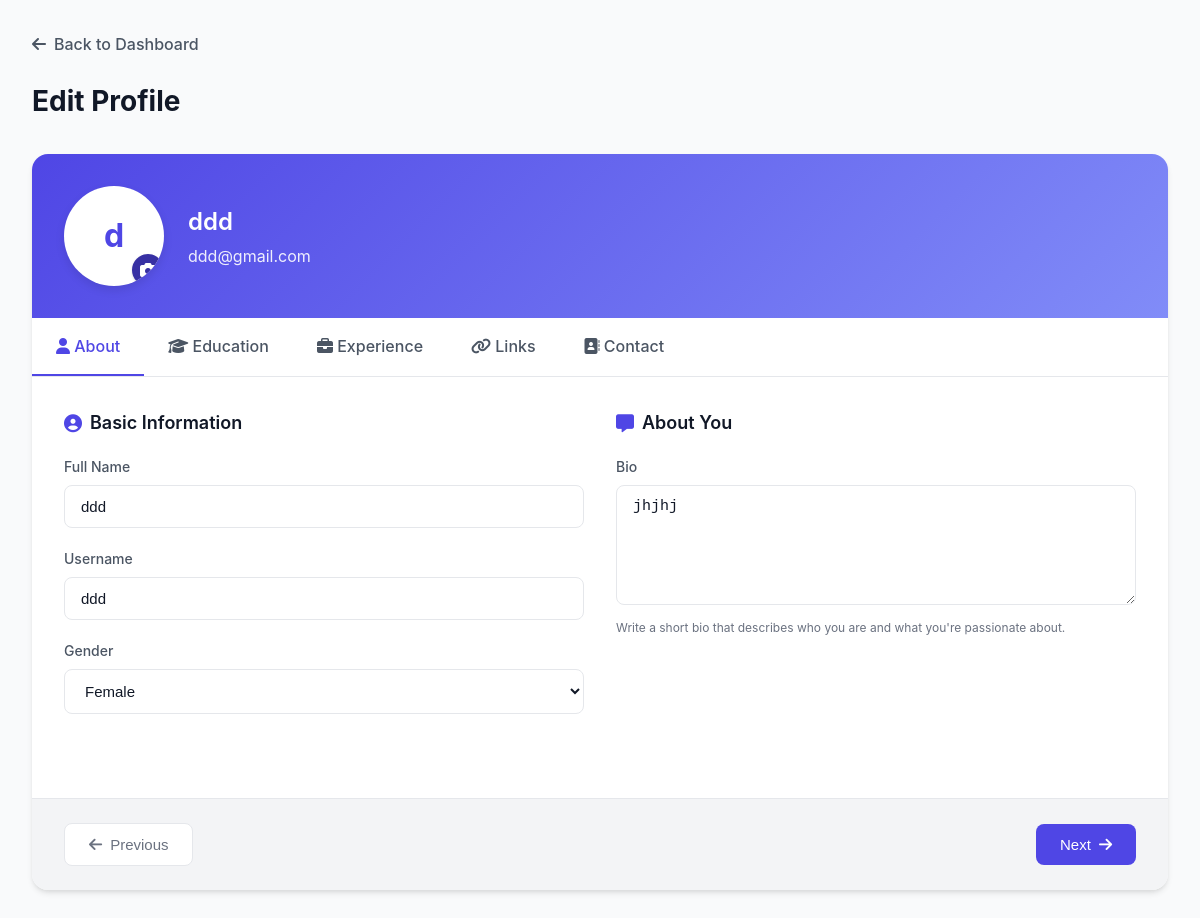
Screenshot of /User/edit-profile/1/ (signed in) with the database file from the repository.
### Guest/models.py (models this page shows, shortened)
class tbl_user(models.Model):
    user_email = models.EmailField(max_length=50, unique=True)
    user_name = models.CharField(max_length=50, null=True, blank=True)
    user_username = models.CharField(max_length=50, null=True, blank=True)
    user_contact = models.CharField(max_length=10, null=True, blank=True)
    user_address = models.CharField(max_length=100, null=True, blank=True)
    user_password = models.CharField(max_length=128, null=True, blank=True)  # Store hashed password
    user_city = models.ForeignKey(tbl_city, on_delete=models.CASCADE, null=True)
    user_photo = models.FileField(upload_to="Assets/Files/User", null=True, blank=True)
    user_gender = models.CharField(max_length=100, null=True, blank=True)
    user_bio = models.TextField(null=True, blank=True)
    user_links = models.TextField(null=True, blank=True)  # Store as JSON (GitHub, LinkedIn, etc.)
    user_degree_type = models.CharField(max_length=50, null=True, blank=True)
    user_institution = models.CharField(max_length=100, null=True, blank=True)
    user_field_of_study = models.CharField(max_length=100, null=True, blank=True)
    user_graduation_month = models.IntegerField(null=True, blank=True)  # Store as month number (1-12)
    user_graduation_year = models.IntegerField(null=True, blank=True)  # Store as year (YYYY)
    user_emergency_name = models.CharField(max_length=100, null=True, blank=True)
    user_emergency_phone = models.CharField(max_length=15, null=True, blank=True)
    user_organization_name = models.CharField(max_length=100, null=True, blank=True)
    user_job_title = models.CharField(max_length=100, null=True, blank=True)
    user_industry = models.CharField(max_length=100, null=True, blank=True)
    user_location = models.CharField(max_length=100, null=True, blank=True)
    user_official_address = models.CharField(max_length=200, null=True, blank=True)
    user_official_contact_number = models.CharField(max_length=15, null=True, blank=True)
    is_basic_profile_complete = models.BooleanField(default=False)
    is_volunteer_profile_complete = models.BooleanField(default=False)
    is_organizer_profile_complete = models.BooleanField(default=False)
    user_past_volunteering = models.TextField(null=True, blank=True)
    user_type = models.CharField(max_length=10, choices=USER_TYPES, default='volunteer')
    user_visibility = models.BooleanField(default=False)  # If true, profile is public and visible to anyone

### User/views.py (the view, shortened to what this page needs)
# urls.py: path('edit-profile/<int:page>/', views.edit_profile, name='edit_profile'),
def edit_profile(request, page=1):
    if 'u_id' not in request.session:
        return redirect('Guest:login')
    user = tbl_user.objects.get(id=request.session['u_id'])
    if page < 1 or page > 5:
        page = 1
    months = [
        "January", "February", "March", "April", "May", "June",
        "July", "August", "September", "October", "November", "December"
    ]
    years = [str(year) for year in range(2020, 2031)]
    return render(request, 'User/edit_profile.html', {  # Update template path to User/
        'user': user,
        'page': page,
        'user_type': user.user_type,
        'months': months,
        'years': years,
    })

### User/templates/User/edit_profile.html (shortened to what this page needs)
<!DOCTYPE html>
<html lang="en">
<head>
    {% load static %}
    <link rel="stylesheet" href="https://cdnjs.cloudflare.com/ajax/libs/font-awesome/6.4.0/css/all.min.css">
</head>
<body>
    <div class="container">
        {% if request.session.last_dashboard_url %}
            <a href="{{ request.session.last_dashboard_url }}" class="back-button">
                <i class="fas fa-arrow-left"></i> Back to Dashboard
            </a>
        {% elif user_type == "organizer" %}
            <a href="{% url 'User:organizer_dashboard' %}" class="back-button">
                <i class="fas fa-arrow-left"></i> Back to Dashboard
            </a>
        {% else %}
            <a href="{% url 'User:volunteer_dashboard' %}" class="back-button">
                <i class="fas fa-arrow-left"></i> Back to Dashboard
            </a>
        {% endif %}
        <div class="page-header">
            <h1 class="page-title">Edit Profile</h1>
        </div>
        <div class="profile-card">
            <div class="profile-header">
                <div class="profile-photo-container">
                    {% if user.user_photo %}
                        <img src="{{ user.user_photo.url }}" alt="{{ user.user_name }}" class="profile-photo">
                    {% else %}
                        <div class="profile-photo-placeholder">
                            {% if user.user_name|slice:":1" %}
                                {{ user.user_name|slice:":1" }}
                            {% else %}
                                U
                            {% endif %}
                        </div>
                    {% endif %}
                    <label for="photo-upload" class="photo-upload-label">
                        <i class="fas fa-camera"></i>
                    </label>
                </div>
                <div class="profile-info">
                    <h1>{{ user.user_name|default:"Your Profile" }}</h1>
                    <p>{{ user.user_email }}</p>
                </div>
            </div>
            <div class="tabs">
                <a href="{% url 'User:edit_profile' 1 %}" class="tab {% if page == 1 %}active{% endif %}">
                    <i class="fas fa-user"></i> About
                </a>
                <a href="{% url 'User:edit_profile' 2 %}" class="tab {% if page == 2 %}active{% endif %}">
                    <i class="fas fa-graduation-cap"></i> Education
                </a>
                <a href="{% url 'User:edit_profile' 3 %}" class="tab {% if page == 3 %}active{% endif %}">
                    <i class="fas fa-briefcase"></i> Experience
                </a>
                <a href="{% url 'User:edit_profile' 4 %}" class="tab {% if page == 4 %}active{% endif %}">
                    <i class="fas fa-link"></i> Links
                </a>
                <a href="{% url 'User:edit_profile' 5 %}" class="tab {% if page == 5 %}active{% endif %}">
                    <i class="fas fa-address-book"></i> Contact
                </a>
            </div>
            <form method="post" enctype="multipart/form-data">
                <div class="tab-content">
                    {% if page == 1 %}
                        <div class="form-grid">
                            <div class="form-section">
                                <h3 class="section-title"><i class="fas fa-user-circle"></i> Basic Information</h3>
                                <div class="form-group">
                                    <label for="user_name" class="form-label">Full Name</label>
                                    <input type="text" name="user_name" id="user_name" class="form-control" value="{{ user.user_name }}" data-field="user_name" placeholder="Enter your full name">
                                </div>
                                <div class="form-group">
                                    <label for="user_username" class="form-label">Username</label>
                                    <input type="text" name="user_username" id="user_username" class="form-control" value="{{ user.user_username }}" data-field="user_username" placeholder="Enter your username">
                                </div>
                                <div class="form-group">
                                    <label for="user_gender" class="form-label">Gender</label>
                                    <select name="user_gender" id="user_gender" class="form-control" data-field="user_gender">
                                        <option value="Female" {% if user.user_gender == "Female" %}selected{% endif %}>Female</option>
                                    </select>
                                </div>
                            </div>
                            <div class="form-section">
                                <h3 class="section-title"><i class="fas fa-comment-alt"></i> About You</h3>
                                <div class="form-group">
                                    <label for="user_bio" class="form-label">Bio</label>
                                    <textarea name="user_bio" id="user_bio" class="form-control" data-field="user_bio" placeholder="Tell us about yourself...">{{ user.user_bio }}</textarea>
                                    <div class="form-hint">Write a short bio that describes who you are and what you're passionate about.</div>
                                </div>
                            </div>
                        </div>
                    {% endif %}
                </div>
                <div class="form-actions">
                    <button type="submit" name="previous" class="btn btn-secondary" {% if page == 1 %}disabled{% endif %}>
                        <i class="fas fa-arrow-left"></i> Previous
                    </button>
                    <button type="submit" name="next" class="btn btn-primary" {% if page == 5 %}disabled{% endif %}>
                        Next <i class="fas fa-arrow-right"></i>
                    </button>
                </div>
            </form>
        </div>
    </div>
</body>
</html>

### rows the page displays
tbl_user: user_name "d", user_name "ddd", user_email "ddd@gmail.com", user_username "ddd", user_gender "Female", user_bio "jhjhj"
